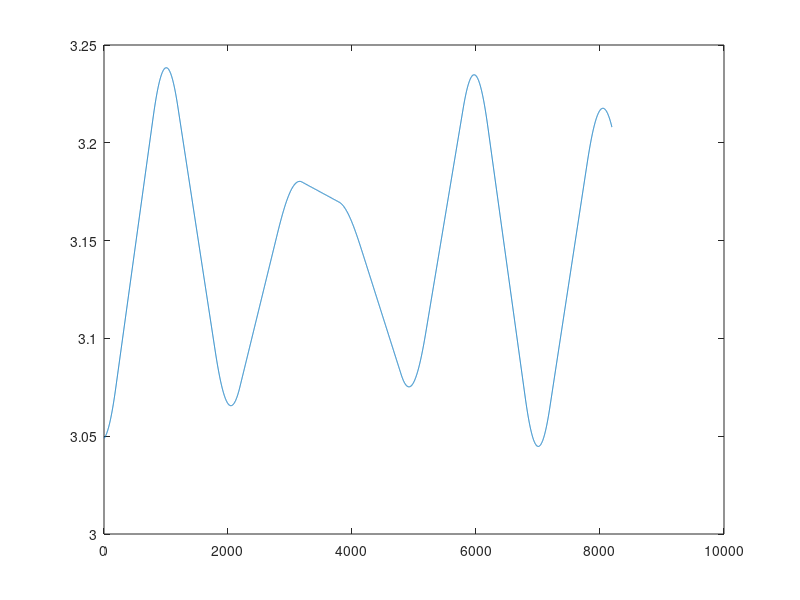

The MATLAB script that drew this image:
close all;
clc;
clear;


% load("Data0.mat")
% figure()
% plot(root.Runner.q_pitch)
% load("Data1.mat")
% figure()
% plot(root.Runner.q_pitch)
% load("Data2.mat")
% figure()
% plot(root.Runner.q_pitch)
load("Data_Kp_9_Ki0.mat")
figure()
plot(root.Runner.q_pitch)